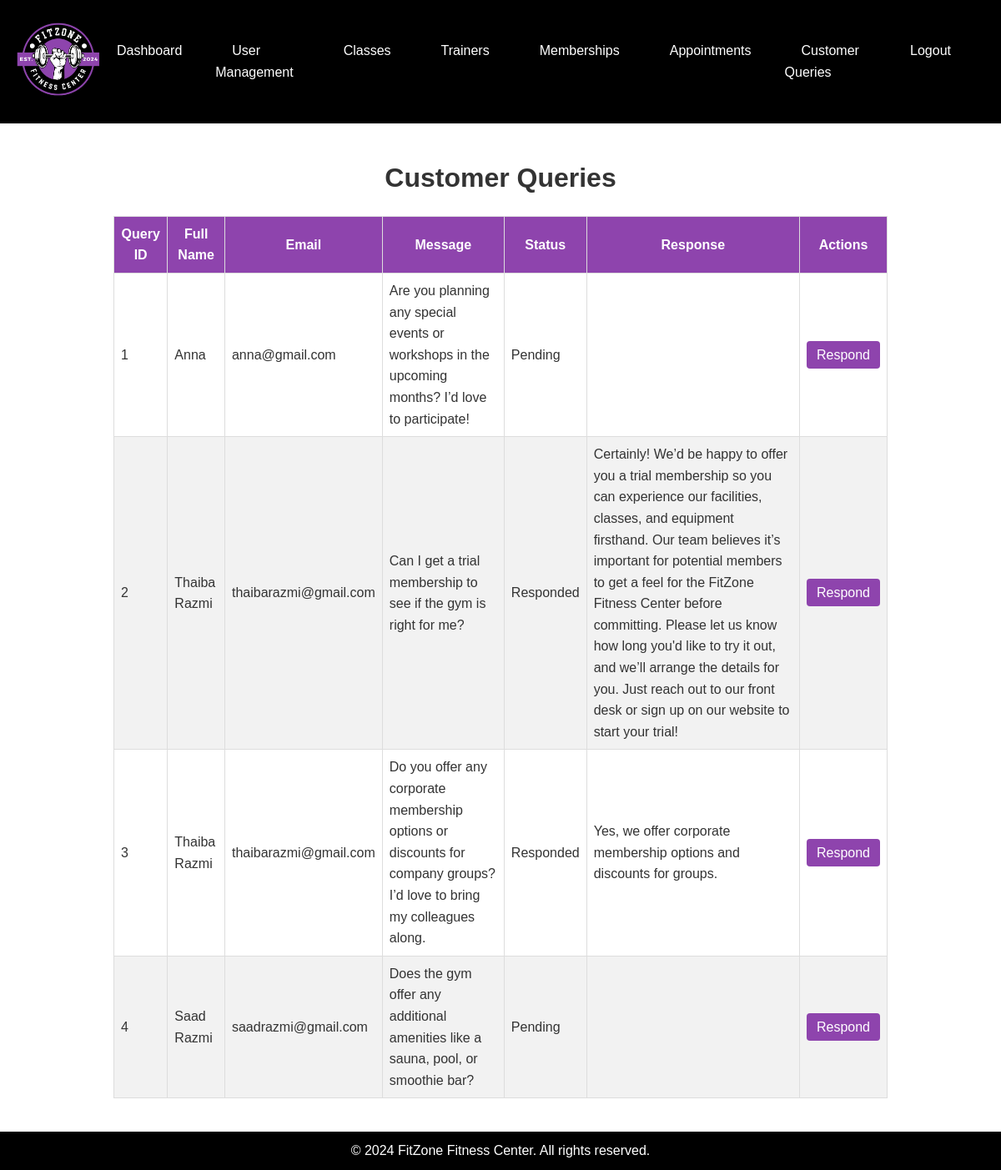
/Queries.php, run on the app's committed database.
### tables this page shows
CREATE TABLE IF NOT EXISTS `contact_messages` (
  `id` int NOT NULL AUTO_INCREMENT,
  `name` varchar(100) NOT NULL,
  `email` varchar(100) NOT NULL,
  `phone_number` varchar(20) NOT NULL,
  `message` text NOT NULL,
  `response` text,
  `status` varchar(20) NOT NULL DEFAULT 'Pending',
  `created_at` timestamp NULL DEFAULT CURRENT_TIMESTAMP,
  PRIMARY KEY (`id`)
);

### Queries.php (the view, shortened to what this page needs)
<!DOCTYPE html>
<html lang="en">
<head>
    <link rel="stylesheet" href="Style.css">
    <link rel="stylesheet" href="Dashboard.css">
</head>
<body>
    <header>
        <div class="logo">
            <a href="Home.html"><img src="FitZone Fitness Center Logo.png" alt="FitZone Logo" width="100"></a>
        </div>
        <nav>
            <ul>
                <li><a href="Admin Dashboard.html">Dashboard</a></li>
                <li><a href="User Management.php">User Management</a></li>
                <li><a href="Class Management.php">Classes</a></li>
                <li><a href="Trainer Management.php">Trainers</a></li>
                <li><a href="Membership Management.php">Memberships</a></li>
                <li><a href="Appointments.php">Appointments</a></li>
                <li><a href="Queries.php">Customer Queries</a></li>
                <li><a href="Logout.php">Logout</a></li>
            </ul>
        </nav>
    </header>
    <main>
        <h1>Customer Queries</h1>
        <?php
        $conn = new mysqli('localhost', 'root', '', 'fitzone_fitness_center');
        $sql = "SELECT * FROM contact_messages";
        $result = $conn->query($sql);
        if ($result->num_rows > 0) {
            echo "<table>
                    <thead>
                        <tr>
                            <th>Query ID</th>
                            <th>Full Name</th>
                            <th>Email</th>
                            <th>Message</th>
                            <th>Status</th>
                            <th>Response</th>
                            <th>Actions</th>
                        </tr>
                    </thead>
                    <tbody>";
            while ($row = $result->fetch_assoc()) {
                echo "<tr>
                        <td>{$row['id']}</td>
                        <td>{$row['name']}</td>
                        <td>{$row['email']}</td>
                        <td>{$row['message']}</td>
                        <td>{$row['status']}</td>
                        <td>{$row['response']}</td>
                        <td>
                            <a href='Respond Query.php?id={$row['id']}' class='btn'>Respond</a>
                        </td>
                      </tr>";
            }
            echo "</tbody></table>";
        } else {
            echo "<p>No queries found</p>";
        }
        ?>
    </main>
    <footer>
        <p>&copy; 2024 FitZone Fitness Center. All rights reserved.</p>
    </footer>
</body>
</html>

### Style.css (style rules this page uses)
* { margin: 0; padding: 0; box-sizing: border-box; font-family: 'Poppins', sans-serif; }
main { padding: 20px; }
body { line-height: 1.6; color: #333; display: grid; grid-template-rows: auto 1fr auto; min-height: 100vh; }
header { display: flex; justify-content: space-between; align-items: center; background-color: #000; padding: 20px; color: #fff; }
nav ul { list-style: none; display: flex; }
nav ul li { margin-right: 20px; }
nav ul li a { text-decoration: none; color: #fff; padding: 10px 20px; }
footer { background-color: #000; color: #fff; text-align: center; padding: 10px 0; }

### Dashboard.css (style rules this page uses)
h1 { text-align: center; margin: 20px 0; color: #333; }
table { width: 80%; margin: 20px auto; border-collapse: collapse; font-size: 1rem; }
th, td { border: 1px solid #ddd; padding: 8px; text-align: left; }
table th { background-color: #8E44AD; color: white; text-align: center; }
table tr:nth-child(even) { background-color: #f2f2f2; }
.btn { padding: 8px 12px; text-decoration: none; background-color: #8E44AD; color: white; border-radius: 4px; transition: background-color 0.3s; }

### data on the page
contact_messages: id "1", name "Anna", email "anna@gmail.com", message "Are you planning any special events or workshops in the upcoming months? I’d love to participate!", status "Pending"
contact_messages: id "2", name "Thaiba Razmi", email "thaibarazmi@gmail.com", message "Can I get a trial membership to see if the gym is right for me?", status "Responded", response "Certainly! We’d be happy to offer you a trial membership so you can experience our facilities, classes, and equipment firsthand. Our team believes it’s important for potential members to get a feel for the FitZone Fitness Center before committing. Please let us know how long you'd like to try it out, and we’ll arrange the details for you. Just reach out to our front desk or sign up on our website to start your trial!"
contact_messages: id "3", name "Thaiba Razmi", email "thaibarazmi@gmail.com", message "Do you offer any corporate membership options or discounts for company groups? I’d love to bring my colleagues along.", status "Responded", response "Yes, we offer corporate membership options and discounts for groups."
contact_messages: id "4", name "Saad Razmi", email "saadrazmi@gmail.com", message "Does the gym offer any additional amenities like a sauna, pool, or smoothie bar?", status "Pending"
